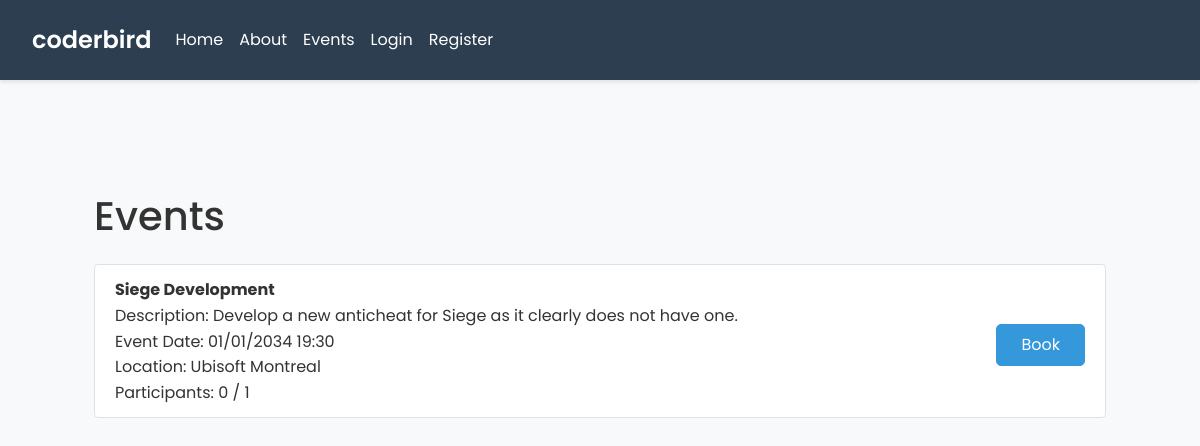
The app's page /events with its own data.
### tables this page shows
CREATE TABLE `events` (`created` TEXT DEFAULT (strftime('%Y-%m-%d %H:%M:%fZ')) NOT NULL, `desc` TEXT DEFAULT '' NOT NULL, `event_date` TEXT DEFAULT '' NOT NULL, `id` TEXT PRIMARY KEY DEFAULT ('r'||lower(hex(randomblob(7)))) NOT NULL, `location` TEXT DEFAULT '' NOT NULL, `max_participants` NUMERIC DEFAULT 0 NOT NULL, `title` TEXT DEFAULT '' NOT NULL, `updated` TEXT DEFAULT (strftime('%Y-%m-%d %H:%M:%fZ')) NOT NULL, "participants" NUMERIC DEFAULT 0 NOT NULL);

### main.py (the view)
@app.route('/events')
def events():
    conn = get_db_connection()
    events = conn.execute('''
        SELECT events.*, COUNT(bookings.id) as participants
        FROM events
        LEFT JOIN bookings ON events.id = bookings.eventID
        GROUP BY events.id
    ''').fetchall()
    conn.close()
    e = []
    for event in events:
        event_dict = dict(event)
        event_dict['event_date'] = datetime.strptime(event['event_date'], "%Y-%m-%d %H:%M:%S.000Z").strftime("%d/%m/%Y %H:%M")
        e.append(event_dict)
    return render_template('events.html', is_logged_in=is_logged_in, is_admin=is_admin, events=e)

### main.py (called while the page is built, shortened)
def is_logged_in():
    return 'user_id' in session

def is_admin():
    if not is_logged_in():
        pass

def get_db_connection():
    conn = sqlite3.connect(r'pb_data\data.db')
    conn.row_factory = sqlite3.Row
    return conn

### templates/events.html (shortened to what this page needs)
{% extends 'base.html' %}
{% block content %}
<div class="container">
    <h1 class="mt-5">Events</h1>
    <ul class="list-group mt-4">
        {% for event in events %}
            <li class="list-group-item">
                <div class="event-outline d-flex justify-content-between align-items-center">
                    <div>
                        <strong>{{ event['title'] }}</strong><br>
                        Description: {{ event['desc'] }}<br>
                        Event Date: {{ event['event_date'] }}<br>
                        Location: {{ event['location'] }}<br>
                        Participants: {{ event['participants'] }} / {{ event['max_participants'] }}<br>
                    </div>
                    <div>
                        {% if event['participants'] >= event['max_participants'] %}
                            <form method="POST" action="{{ url_for('create_booking', event_id=event['id']) }}">
                                <input type="hidden" name="action" value="join_waiting_list">
                                <button type="submit" class="btn btn-warning mt-2">Join Waiting List</button>
                            </form>
                        {% else %}
                            <form method="POST" action="{{ url_for('create_booking', event_id=event['id']) }}">
                                <button type="submit" class="btn btn-primary mt-2">Book</button>
                            </form>
                        {% endif %}
                    </div>
                </div>
            </li>
        {% endfor %}
    </ul>
</div>
{% endblock %}

### templates/base.html (shortened to what this page needs)
<!DOCTYPE html>
<html lang="en">
<head>
    <link rel="stylesheet" href="https://stackpath.bootstrapcdn.com/bootstrap/4.5.2/css/bootstrap.min.css">
    <link rel="stylesheet" href="{{ url_for('static', filename='styles.css') }}">
</head>
<body>
    <nav class="navbar navbar-expand-lg navbar-light bg-light">
        <a class="navbar-brand" href="/">coderbird</a>
        <div class="collapse navbar-collapse">
            <ul class="navbar-nav mr-auto">
                <li class="nav-item">
                    <a class="nav-link" href="/">Home</a>
                </li>
                <li class="nav-item">
                    <a class="nav-link" href="/about">About</a>
                </li>
                <li class="nav-item">
                    <a class="nav-link" href="/events">Events</a>
                </li>
                {% if is_logged_in() %}
                    <li class="nav-item">
                        <a class="nav-link" href="/dashboard">Dashboard</a>
                    </li>
                    {% if is_admin() %}
                    <li class="nav-item">
                        <a class="nav-link" href="/admin">Admin</a>
                    </li>
                    {% endif %}
                    <li class="nav-item">
                        <a class="nav-link" href="/auth/logout">Logout</a>
                    </li>
                {% else %}
                    <li class="nav-item">
                        <a class="nav-link" href="/auth/login">Login</a>
                    </li>
                    <li class="nav-item">
                        <a class="nav-link" href="/auth/register">Register</a>
                    </li>
                {% endif %}
            </ul>
        </div>
    </nav>
    <div class="container">
        {% block content %}{% endblock %}
    </div>
</body>
</html>

### static/styles.css (style rules this page uses)
body { font-family: 'Poppins', sans-serif; line-height: 1.6; background-color: #f8f9fa; color: #333; }
.navbar { background-color: #2c3e50 !important; padding: 1rem 2rem; box-shadow: 0 2px 4px rgba(0,0,0,0.1); }
.navbar-brand { color: #fff !important; font-weight: 600; font-size: 1.5rem; }
.nav-link { color: #fff !important; transition: color 0.3s ease; }
.container { padding: 2rem; }
.list-group-item { border-radius: 8px; margin-bottom: 1rem; border: 1px solid #dee2e6; transition: transform 0.2s ease, box-shadow 0.2s ease; }
.btn { padding: 0.5rem 1.5rem; border-radius: 5px; transition: all 0.3s ease; }
.btn-primary { background-color: #3498db; border-color: #3498db; }

### records on screen
events: title "Siege Development", desc "Develop a new anticheat for Siege as it clearly does not have one.", event_date "01/01/2034 19:30", location "Ubisoft Montreal", participants "0", max_participants "1"
